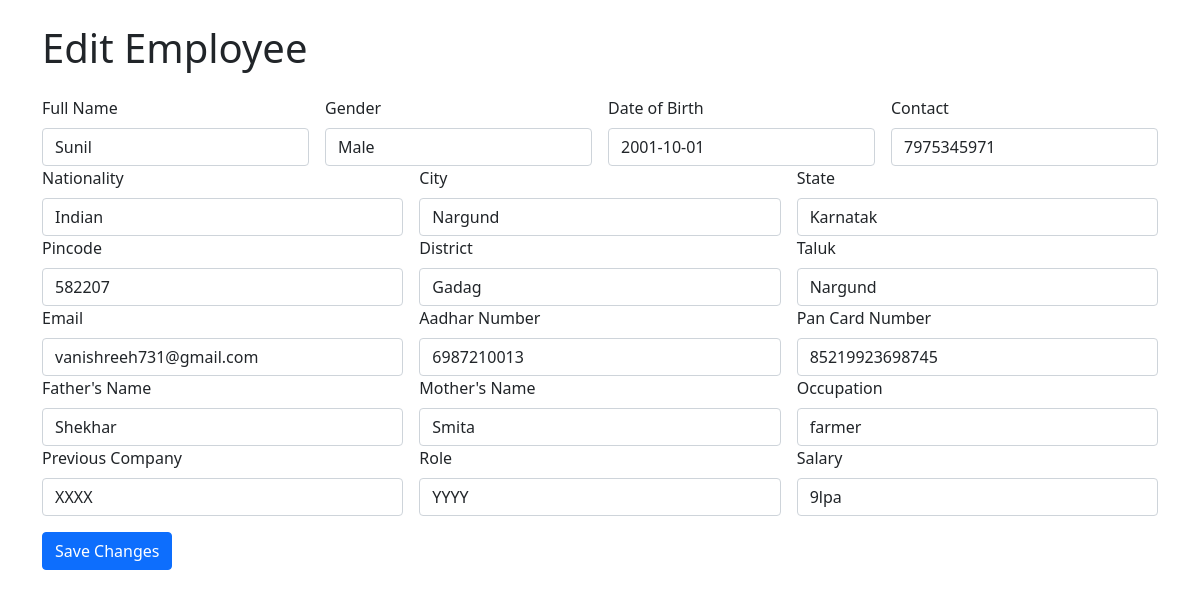
Page /edit_employee/edit/10/ on the committed database.
### Maha_app/models.py (models this page shows)
class Employee(models.Model):
    fullname = models.CharField(max_length=50)
    gender = models.CharField(max_length=50)
    dob=models.CharField(max_length=50)
    contact = models.CharField(max_length=50)
    nationality = models.CharField(max_length=50)
    city = models.CharField(max_length=50)
    state = models.CharField(max_length=50)
    pincode = models.CharField(max_length=50)
    district = models.CharField(max_length=50)
    Taluk = models.CharField(max_length=50)
    email = models.CharField(max_length=50)
    adhar = models.CharField(max_length=50)
    pancard = models.CharField(max_length=50)
    fathername = models.CharField(max_length=50)
    mothername = models.CharField(max_length=50)
    mobile = models.CharField(max_length=50)
    occupation = models.CharField(max_length=50)
    previoucompany = models.CharField(max_length=50)
    role = models.CharField(max_length=50)
    sallery = models.CharField(max_length=50)
    start_date = models.CharField(max_length=50)
    end_date = models.CharField(max_length=50)
    jrole = models.CharField(max_length=50)
    doj = models.CharField(max_length=50)
    pf = models.CharField(max_length=50)
    esic = models.CharField(max_length=50)
    adhar_doc = models.FileField(upload_to='pdfs/')
    pan_doc = models.FileField(upload_to='pdfs/')
    bank_doc = models.FileField(upload_to='pdfs/')
    exp_doc = models.FileField(upload_to='pdfs/')
    tenthpass = models.CharField(max_length=50)
    tenth_percentage = models.CharField(max_length=50)
    twelfth_pass = models.CharField(max_length=50)
    twelfth_percentage = models.CharField(max_length=50)
    degree = models.CharField(max_length=50)
    degreepass = models.CharField(max_length=50)
    degree_percentage = models.CharField(max_length=50)
    pf = models.CharField(max_length=50)
    esic = models.CharField(max_length=50)
    photo = models.ImageField(upload_to='photos/', blank=True, null=True)
    bank_name = models.CharField(max_length=100, blank=True, null=True)
    bank_account_number = models.CharField(max_length=50, blank=True, null=True)
    ifsc_code = models.CharField(max_length=20, blank=True, null=True)
    account_holder_name = models.CharField(max_length=100, blank=True, null=True)
    emp_id = models.CharField(max_length=200)
    password = models.CharField(max_length=100)
    branchname = models.CharField(max_length=100)

### Maha_app/views.py (the view, shortened to what this page needs)
# urls.py: path('edit_employee/edit/<int:id>/', views.edit_employee, name='edit_employee'),
def edit_employee(request, id):
    employee = get_object_or_404(Employee, id=id)
    return render(request, 'edit_employee.html', {'employee': employee})

### Maha_app/templates/edit_employee.html (shortened to what this page needs)
<!DOCTYPE html>
<html lang="en">
<head>
    <link rel="stylesheet" href="https://stackpath.bootstrapcdn.com/bootstrap/5.1.3/css/bootstrap.min.css">
</head>
<body>
    <div class="container">
        <h1 class="my-4">Edit Employee</h1>
        <form method="post" enctype="multipart/form-data">
            <div class="row g-3">
                <div class="col-md-3">
                    <label for="fullname" class="form-label">Full Name</label>
                    <input type="text" class="form-control" id="fullname" name="fullname" value="{{ employee.fullname }}">
                </div>
                <div class="col-md-3">
                    <label for="gender" class="form-label">Gender</label>
                    <input type="text" class="form-control" id="gender" name="gender" value="{{ employee.gender }}">
                </div>
                <div class="col-md-3">
                    <label for="dob" class="form-label">Date of Birth</label>
                    <input type="text" class="form-control" id="dob" name="dob" value="{{ employee.dob }}">
                </div>
                <div class="col-md-3">
                    <label for="contact" class="form-label">Contact</label>
                    <input type="text" class="form-control" id="contact" name="contact" value="{{ employee.contact }}">
                </div>
            </div>
            <div class="row g-3">
                <div class="col-md-4">
                    <label for="nationality" class="form-label">Nationality</label>
                    <input type="text" class="form-control" id="nationality" name="nationality" value="{{ employee.nationality }}">
                </div>
                <div class="col-md-4">
                    <label for="city" class="form-label">City</label>
                    <input type="text" class="form-control" id="city" name="city" value="{{ employee.city }}">
                </div>
                <div class="col-md-4">
                    <label for="state" class="form-label">State</label>
                    <input type="text" class="form-control" id="state" name="state" value="{{ employee.state }}">
                </div>
            </div>
            <div class="row g-3">
                <div class="col-md-4">
                    <label for="pincode" class="form-label">Pincode</label>
                    <input type="text" class="form-control" id="pincode" name="pincode" value="{{ employee.pincode }}">
                </div>
                <div class="col-md-4">
                    <label for="district" class="form-label">District</label>
                    <input type="text" class="form-control" id="district" name="district" value="{{ employee.district }}">
                </div>
                <div class="col-md-4">
                    <label for="taluk" class="form-label">Taluk</label>
                    <input type="text" class="form-control" id="taluk" name="Taluk" value="{{ employee.Taluk }}">
                </div>
            </div>
            <div class="row g-3">
                <div class="col-md-4">
                    <label for="email" class="form-label">Email</label>
                    <input type="email" class="form-control" id="email" name="email" value="{{ employee.email }}">
                </div>
                <div class="col-md-4">
                    <label for="adhar" class="form-label">Aadhar Number</label>
                    <input type="text" class="form-control" id="adhar" name="adhar" value="{{ employee.adhar }}">
                </div>
                <div class="col-md-4">
                    <label for="pancard" class="form-label">Pan Card Number</label>
                    <input type="text" class="form-control" id="pancard" name="pancard" value="{{ employee.pancard }}">
                </div>
            </div>
            <div class="row g-3">
                <div class="col-md-4">
                    <label for="fathername" class="form-label">Father's Name</label>
                    <input type="text" class="form-control" id="fathername" name="fathername" value="{{ employee.fathername }}">
                </div>
                <div class="col-md-4">
                    <label for="mothername" class="form-label">Mother's Name</label>
                    <input type="text" class="form-control" id="mothername" name="mothername" value="{{ employee.mothername }}">
                </div>
                <div class="col-md-4">
                    <label for="occupation" class="form-label">Occupation</label>
                    <input type="text" class="form-control" id="occupation" name="occupation" value="{{ employee.occupation }}">
                </div>
            </div>
            <div class="row g-3">
                <div class="col-md-4">
                    <label for="previoucompany" class="form-label">Previous Company</label>
                    <input type="text" class="form-control" id="previoucompany" name="previoucompany" value="{{ employee.previoucompany }}">
                </div>
                <div class="col-md-4">
                    <label for="role" class="form-label">Role</label>
                    <input type="text" class="form-control" id="role" name="role" value="{{ employee.role }}">
                </div>
                <div class="col-md-4">
                    <label for="salary" class="form-label">Salary</label>
                    <input type="text" class="form-control" id="salary" name="salary" value="{{ employee.sallery }}">
                </div>
            </div>
            <button type="submit" class="btn btn-primary mt-3">Save Changes</button>
        </form>
    </div>
</body>
</html>

### rows in the picture
Employee: fullname "Sunil", gender "Male", dob "2001-10-01", contact "7975345971", nationality "Indian", city "Nargund", state "Karnatak", pincode "582207", district "Gadag", Taluk "Nargund", email "vanishreeh731@gmail.com", adhar "6987210013", pancard "85219923698745", fathername "Shekhar", mothername "Smita", occupation "farmer", previoucompany "XXXX", role "YYYY", salary "9lpa"
